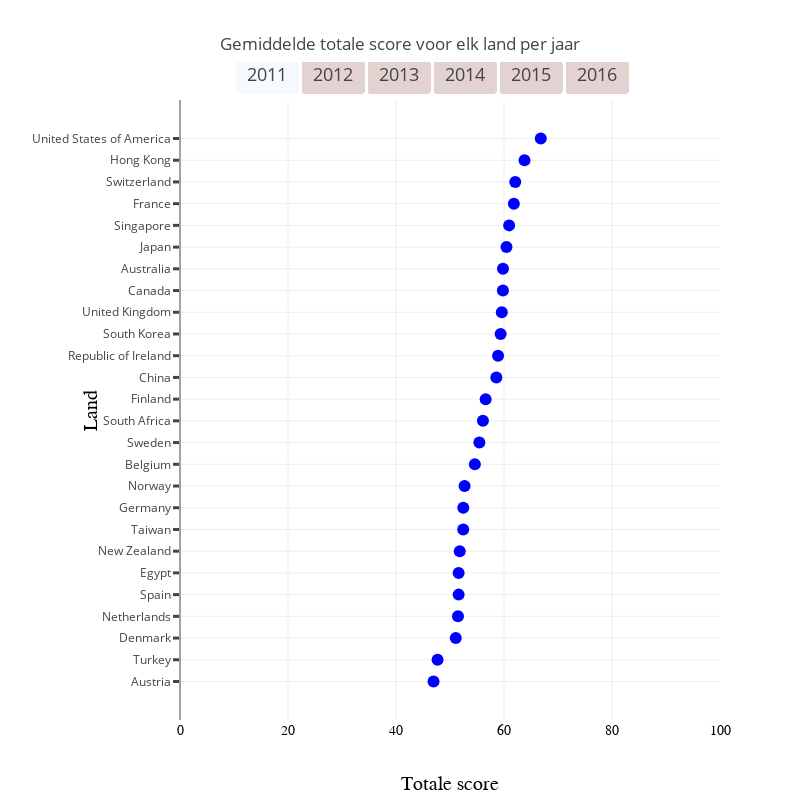

This figure's notebook cell:
### Markdown cell above
In de bovenstaande en onderstaande grafieken is te zien, indien ze worden bekeken samen de bar chart over alle landen, dat landen met een hoger percentage internationale studenten niet altijd hoger scoren. In sommige gevallen scoren deze landen zelfs lager.

### Code cell
dotplot_totalscore()

### Figure 1 — Plotly figure (JSON) as saved in the notebook; plotly's stock layout.template omitted (floating-point values rounded to 4 significant figures)
{"data": [{"marker": {"color": "blue", "size": 12}, "mode": "markers", "name": "2011", "type": "scatter", "uid": "f273b663-8a52-4e07-ae19-701a50a4968c", "visible": true, "x": [46.95, 47.7, 51.07, 51.48, 51.6, 51.6, 51.8, 52.45, 52.46, 52.7, 54.6, 55.44, 56.1, 56.6, 58.58, 58.9, 59.38, 59.6, 59.8, 59.81, 60.46, 60.95, 61.83, 62.08, 63.8, 66.81], "y": ["Austria", "Turkey", "Denmark", "Netherlands", "Spain", "Egypt", "New Zealand", "Taiwan", "Germany", "Norway", "Belgium", "Sweden", "South Africa", "Finland", "China", "Republic of Ireland", "South Korea", "United Kingdom", "Canada", "Australia", "Japan", "Singapore", "France", "Switzerland", "Hong Kong", "United States of America"]}, {"marker": {"color": "blue", "size": 12}, "mode": "markers", "name": "2012", "type": "scatter", "uid": "0a2f6cee-f2a2-46c5-bfb5-dbfe40be7a22", "visible": false, "x": [43.1, 43.2, 44.1, 44.6, 46.2, 47.7, 47.9, 47.9, 48.5, 49.97, 50.32, 52.93, 53.2, 54.42, 54.8, 55.58, 55.8, 55.93, 56.4, 56.54, 57.53, 57.95, 58.74, 59.37, 59.79, 64.15], "y": ["Spain", "Norway", "Brazil", "New Zealand", "Taiwan", "Denmark", "Austria", "Israel", "Republic of Ireland", "Germany", "Netherlands", "Belgium", "South Africa", "France", "Finland", "Sweden", "Hong Kong", "China", "South Korea", "United Kingdom", "Australia", "Singapore", "Japan", "Canada", "Switzerland", "United States of America"]}, {"marker": {"color": "blue", "size": 12}, "mode": "markers", "name": "2013", "type": "scatter", "uid": "7399dcba-1bb9-4ec6-804d-8a84d9a745c9", "visible": false, "x": [50.17, 50.2, 50.3, 50.5, 52.05, 53.2, 53.53, 55.4, 55.75, 55.8, 56.4, 56.87, 58.48, 59.48, 59.77, 60.73, 60.78, 61.57, 61.88, 62.08, 63.05, 65.86, 68.45, 68.9], "y": ["Israel", "Austria", "New Zealand", "Brazil", "Republic of Ireland", "Taiwan", "Denmark", "Belgium", "Germany", "South Africa", "Finland", "France", "Netherlands", "Sweden", "United Kingdom", "Hong Kong", "Japan", "Switzerland", "South Korea", "Australia", "Canada", "United States of America", "Singapore", "China"]}, {"marker": {"color": "blue", "size": 12}, "mode": "markers", "name": "2014", "type": "scatter", "uid": "94fffdd5-3357-4a97-8931-b7423e082f0f", "visible": false, "x": [44.3, 44.65, 45.3, 46.2, 46.6, 46.6, 48.5, 49.2, 49.9, 50.5, 51.08, 51.25, 52.6, 53.88, 54.21, 54.96, 56.26, 57.58, 57.71, 58.51, 58.73, 59.93, 60.19, 61.69, 64.25, 64.8], "y": ["Turkey", "Israel", "Norway", "Austria", "Spain", "New Zealand", "Republic of Ireland", "Taiwan", "Denmark", "South Africa", "Belgium", "France", "Finland", "Germany", "Netherlands", "Sweden", "United Kingdom", "Japan", "Australia", "Switzerland", "South Korea", "Hong Kong", "Canada", "United States of America", "China", "Singapore"]}, {"marker": {"color": "blue", "size": 12}, "mode": "markers", "name": "2015", "type": "scatter", "uid": "9f648848-0ecc-4531-bad8-f31e9e0492a4", "visible": false, "x": [46, 46.6, 46.7, 46.9, 47.5, 48.1, 49.3, 50.53, 50.68, 51.2, 52.6, 52.87, 53.9, 53.9, 54.94, 55.92, 56.28, 57.4, 57.72, 58.64, 58.69, 58.83, 59.54, 60.15, 60.7, 61.9, 62.86, 67.75], "y": ["Russian Federation", "Israel", "Norway", "Austria", "New Zealand", "Spain", "Taiwan", "Denmark", "Turkey", "Republic of Ireland", "South Africa", "France", "Finland", "Belgium", "Germany", "Netherlands", "Sweden", "Japan", "Hong Kong", "United Kingdom", "Australia", "China", "Canada", "South Korea", "Switzerland", "Italy", "United States of America", "Singapore"]}, {"marker": {"color": "blue", "size": 12}, "mode": "markers", "name": "2016", "type": "scatter", "uid": "1a91037d-6f1b-4f71-9193-31a4ee107b94", "visible": false, "x": [49.4, 50.5, 51, 51.1, 51.3, 51.9, 51.97, 52.13, 52.6, 54.2, 55.8, 56.1, 56.52, 56.6, 58.02, 58.93, 59.3, 61.14, 61.63, 61.9, 63.64, 64.23, 64.24, 64.66, 65.5, 67.43, 71, 73.7], "y": ["Luxembourg", "Israel", "New Zealand", "Taiwan", "Republic of Ireland", "Russian Federation", "Spain", "Italy", "Norway", "Austria", "South Korea", "South Africa", "France", "Denmark", "Belgium", "Germany", "Sweden", "Netherlands", "United Kingdom", "Finland", "Switzerland", "Hong Kong", "Australia", "Canada", "Japan", "United States of America", "China", "Singapore"]}], "layout": {"autosize": false, "height": 800, "title": {"text": "Gemiddelde totale score voor elk land per jaar"}, "updatemenus": [{"bgcolor": "#E2D3D0", "bordercolor": "#FFFFFF", "buttons": [{"args": ["visible", [true, false, false, false, false, false]], "label": "2011", "method": "restyle"}, {"args": ["visible", [false, true, false, false, false, false]], "label": "2012", "method": "restyle"}, {"args": ["visible", [false, false, true, false, false, false]], "label": "2013", "method": "restyle"}, {"args": ["visible", [false, false, false, true, false, false]], "label": "2014", "method": "restyle"}, {"args": ["visible", [false, false, false, false, true, false]], "label": "2015", "method": "restyle"}, {"args": ["visible", [false, false, false, false, false, true]], "label": "2016", "method": "restyle"}], "direction": "left", "font": {"size": 18}, "pad": {"r": 10, "t": 10}, "showactive": true, "type": "buttons", "x": 0.1, "xanchor": "left", "y": 1.08, "yanchor": "top"}], "width": 800, "xaxis": {"automargin": true, "range": [0, 100], "showticklabels": true, "tickfont": {"color": "black", "family": "Old Standard TT, serif", "size": 14}, "title": {"font": {"color": "black", "family": "Arial, sans-serif", "size": 20}, "text": "Totale score"}}, "yaxis": {"automargin": true, "ticklen": 6, "tickwidth": 3, "title": {"font": {"color": "black", "family": "Arial, sans-serif", "size": 20}, "text": "Land"}}}}
